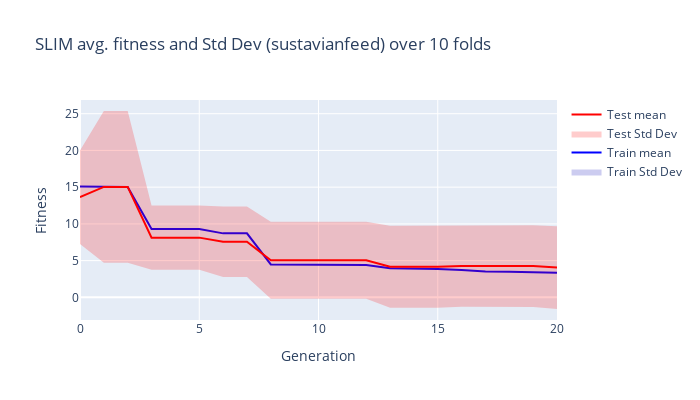

Notebook source saved alongside this figure:
### Code cell
plot_SLIM_average_fitness('SLIM', n_outer_cv, dataset_name='sustavianfeed')

### Figure 1 — Plotly figure (JSON) as saved in the notebook; plotly's stock layout.template omitted (floating-point values rounded to 4 significant figures)
{"data": [{"line": {"color": "rgba(0,0,255,0)"}, "showlegend": false, "type": "scatter", "x": [0, 1, 2, 3, 4, 5, 6, 7, 8, 9, 10, 11, 12, 13, 14, 15, 16, 17, 18, 19, 20], "y": [16.15, 16.29, 16.29, 10.08, 10.08, 10.08, 10.55, 10.55, 6.371, 6.371, 6.34, 6.338, 6.338, 6.128, 6.128, 6.103, 6.016, 5.896, 5.875, 5.836, 5.779]}, {"fill": "tonexty", "fillcolor": "rgba(0,0,180,0.2)", "line": {"color": "rgba(0,0,255,0)"}, "name": "Train Std Dev", "type": "scatter", "x": [0, 1, 2, 3, 4, 5, 6, 7, 8, 9, 10, 11, 12, 13, 14, 15, 16, 17, 18, 19, 20], "y": [16.15, 16.29, 16.29, 10.08, 10.08, 10.08, 10.55, 10.55, 6.371, 6.371, 6.34, 6.338, 6.338, 6.128, 6.128, 6.103, 6.016, 5.896, 5.875, 5.836, 5.779]}, {"line": {"color": "blue"}, "name": "Train mean", "type": "scatter", "x": [0, 1, 2, 3, 4, 5, 6, 7, 8, 9, 10, 11, 12, 13, 14, 15, 16, 17, 18, 19, 20], "y": [15.1, 15.02, 15.02, 9.294, 9.294, 9.294, 8.71, 8.71, 4.483, 4.483, 4.408, 4.406, 4.406, 3.946, 3.946, 3.851, 3.72, 3.528, 3.5, 3.431, 3.342]}, {"line": {"color": "rgba(255,0,0,0)"}, "showlegend": false, "type": "scatter", "x": [0, 1, 2, 3, 4, 5, 6, 7, 8, 9, 10, 11, 12, 13, 14, 15, 16, 17, 18, 19, 20], "y": [20.0, 25.37, 25.37, 12.52, 12.52, 12.52, 12.37, 12.37, 10.28, 10.28, 10.28, 10.28, 10.28, 9.741, 9.741, 9.732, 9.82, 9.833, 9.827, 9.829, 9.685]}, {"fill": "tonexty", "fillcolor": "rgba(255,0,0,0.2)", "line": {"color": "rgba(255,0,0,0)"}, "name": "Test Std Dev", "type": "scatter", "x": [0, 1, 2, 3, 4, 5, 6, 7, 8, 9, 10, 11, 12, 13, 14, 15, 16, 17, 18, 19, 20], "y": [7.269, 4.705, 4.705, 3.742, 3.742, 3.742, 2.767, 2.767, -0.1774, -0.1774, -0.1919, -0.1957, -0.1957, -1.399, -1.399, -1.43, -1.288, -1.305, -1.327, -1.32, -1.585]}, {"line": {"color": "red"}, "name": "Test mean", "type": "scatter", "x": [0, 1, 2, 3, 4, 5, 6, 7, 8, 9, 10, 11, 12, 13, 14, 15, 16, 17, 18, 19, 20], "y": [13.63, 15.04, 15.04, 8.131, 8.131, 8.131, 7.568, 7.568, 5.053, 5.053, 5.045, 5.042, 5.042, 4.171, 4.171, 4.151, 4.266, 4.264, 4.25, 4.254, 4.05]}], "layout": {"height": 400, "title": {"text": "SLIM avg. fitness and Std Dev (sustavianfeed) over 10 folds"}, "width": 700, "xaxis": {"title": {"text": "Generation"}}, "yaxis": {"title": {"text": "Fitness"}}}}
